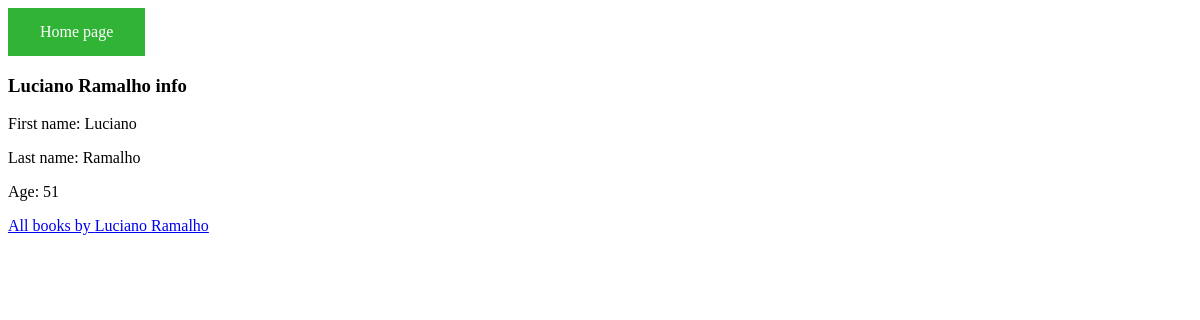
/bookstore/auth/1, run on the app's committed database.
### bookstore/models.py (models this page shows, shortened)
class Author(models.Model):
    first_name = models.CharField(max_length=100)
    last_name = models.CharField(max_length=100)
    age = models.IntegerField()

### bookstore/views.py (the view)
# urls.py: path('auth/<int:auth_id>', author_detail, name='auth_detail'),
def author_detail(request, auth_id):
    auth = get_object_or_404(Author, pk=int(auth_id))
    return render(request, "auth_details.html", context = {'author':auth})

### bookstore/templates/auth_details.html
{% extends 'base.html' %}
{% block content %}
<div>
    <h3>{{author.first_name}} {{author.last_name}} info</h3>
    <p>First name: {{author.first_name}}</p>
    <p>Last name: {{author.last_name}}</p>
    <p>Age: {{author.age}}</p>
    <a href="{% url 'book_authlist' author.id %}">All books by {{author.first_name}} {{author.last_name}}</a>
{% endblock content %}

### data on the page
Author: first_name "Luciano", last_name "Ramalho", age "51"
